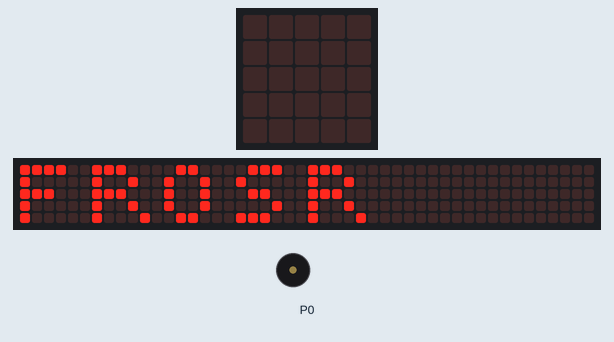
The program below on a simulated BBC micro:bit (MakeCode). Parts: the board's 5×5 LED display, a strip that is not on the board, showing the scrolling text unrolled, buzzer (waves = sounding). The 48×5 strip is a reading aid, not a part: it shows the text the display is scrolling, unrolled, one strip-width of it at a time.

Above: at 0.1 s.
At 5.5 s:
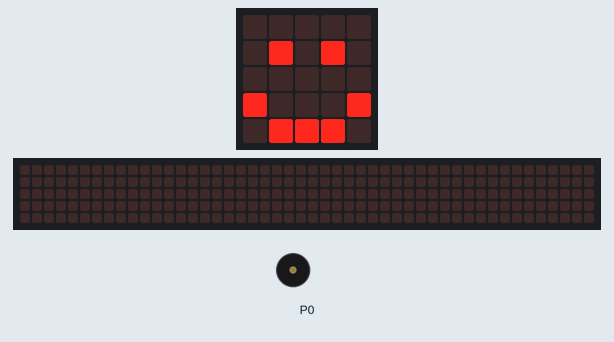
At 6.1 s:
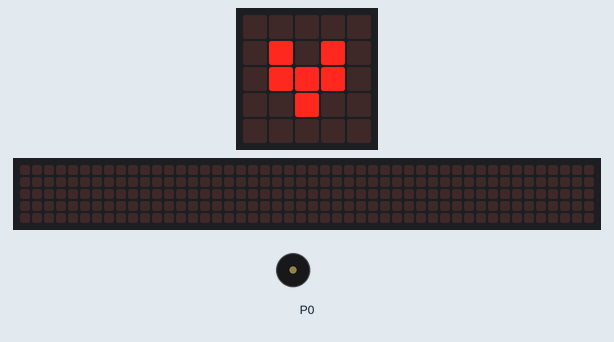
At 12.7 s:
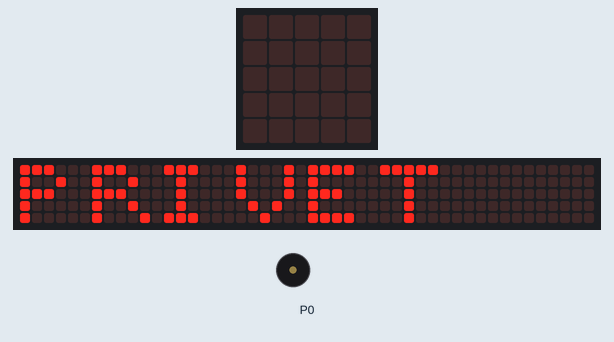
Timing chart, 0 to 16.6 s (numbered marks = the images above):
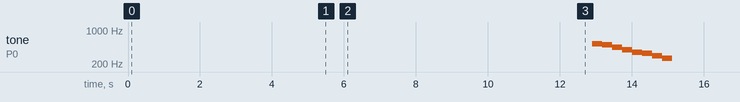

Measured:
- what the display in image 1 shows lasts 0.6 s, from 5.4 s to 6.0 s

The program:

main.ts
```typescript
basic.showString("FROSR")
basic.showIcon(IconNames.Happy)
basic.showIcon(IconNames.SmallHeart)
basic.showString("PRIVET")
music.play(music.stringPlayable("C5 B A G F E D C ", 219), music.PlaybackMode.UntilDone)
basic.forever(function () {

})
```

test.ts
```typescript
// здесь помещаются тесты; они не будут скомпилированы, пока пакет используется в качестве расширения.
```
